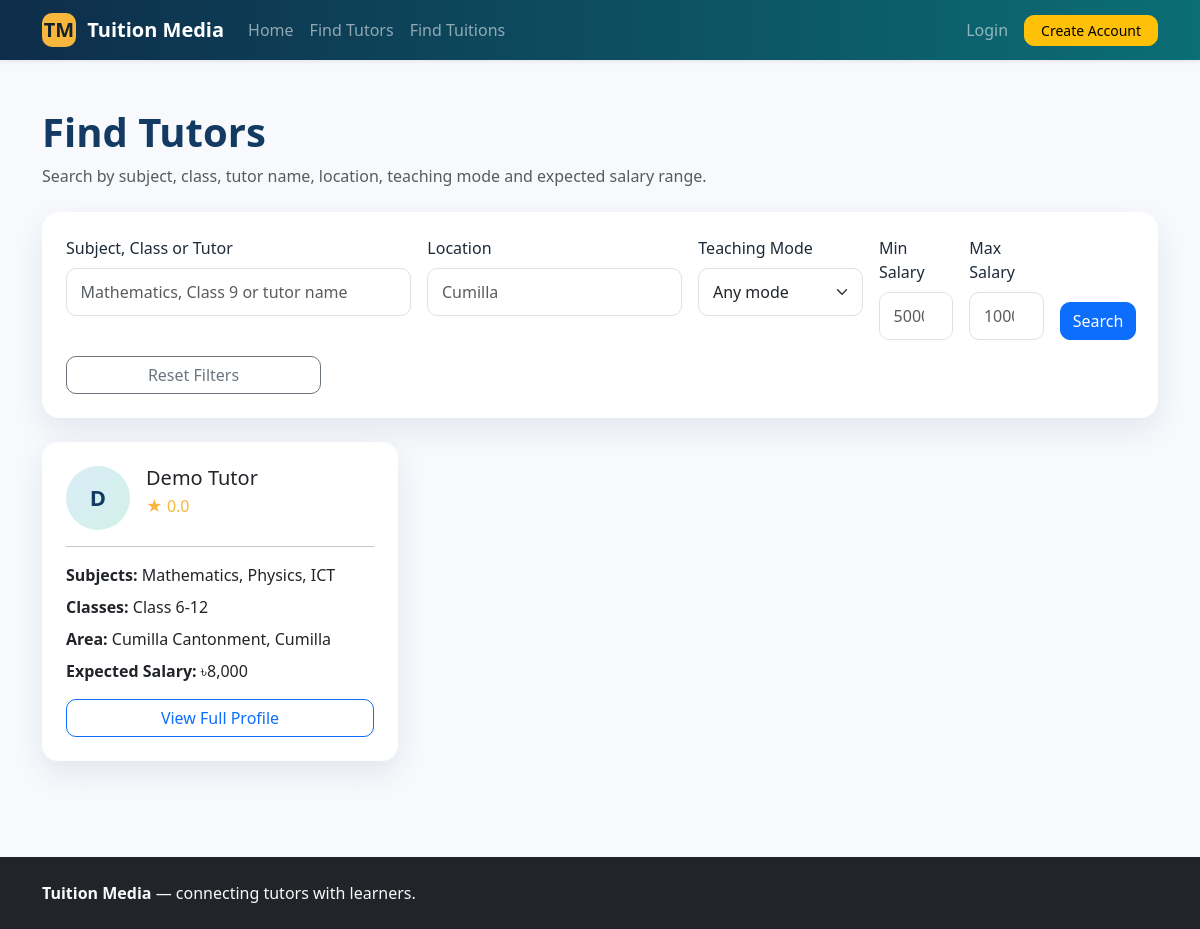
The app's page /tutors.php with its own data.
### tables this page shows
CREATE TABLE tutor_profiles (
    id INT UNSIGNED AUTO_INCREMENT PRIMARY KEY,
    user_id INT UNSIGNED NOT NULL UNIQUE,
    gender ENUM('Male','Female','Any') DEFAULT 'Any',
    education VARCHAR(160) DEFAULT '',
    university VARCHAR(180) DEFAULT '',
    subjects VARCHAR(255) DEFAULT '',
    classes VARCHAR(255) DEFAULT '',
    location VARCHAR(180) DEFAULT '',
    experience_years INT UNSIGNED DEFAULT 0,
    expected_salary DECIMAL(10,2) DEFAULT 0,
    teaching_mode ENUM('Home Tutoring','Online','Both') DEFAULT 'Home Tutoring',
    bio TEXT,
    approval_status ENUM('pending','approved','rejected') DEFAULT 'pending',
    created_at TIMESTAMP DEFAULT CURRENT_TIMESTAMP,
    updated_at TIMESTAMP DEFAULT CURRENT_TIMESTAMP ON UPDATE CURRENT_TIMESTAMP,
    INDEX idx_tutor_salary(expected_salary),
    CONSTRAINT fk_tutor_user FOREIGN KEY(user_id) REFERENCES users(id) ON DELETE CASCADE
);

CREATE TABLE users (
    id INT UNSIGNED AUTO_INCREMENT PRIMARY KEY,
    name VARCHAR(120) NOT NULL,
    email VARCHAR(160) NOT NULL UNIQUE,
    phone VARCHAR(30) DEFAULT NULL,
    password VARCHAR(255) NOT NULL,
    role ENUM('student','guardian','tutor','admin') NOT NULL,
    status ENUM('active','blocked') NOT NULL DEFAULT 'active',
    created_at TIMESTAMP DEFAULT CURRENT_TIMESTAMP,
    updated_at TIMESTAMP DEFAULT CURRENT_TIMESTAMP ON UPDATE CURRENT_TIMESTAMP
);

### includes/functions.php (called while the page is built, shortened)
<?php
function e(?string $value): string {
    return htmlspecialchars($value ?? '', ENT_QUOTES, 'UTF-8');
}
function url(string $path = ''): string {
    return BASE_URL . ($path ? '/' . ltrim($path, '/') : '');
}

### tutors.php (the view, shortened to what this page needs)
<?php
require __DIR__ . '/includes/header.php';
$q = trim($_GET['q'] ?? '');
$location = trim($_GET['location'] ?? '');
$minSalaryRaw = trim($_GET['min_salary'] ?? '');
$maxSalaryRaw = trim($_GET['max_salary'] ?? '');
$sql = "SELECT tp.*, u.name, u.phone,
        (SELECT COALESCE(AVG(r.rating), 0) FROM reviews r WHERE r.tutor_id = tp.id) AS avg_rating
        FROM tutor_profiles tp
        JOIN users u ON u.id = tp.user_id
        WHERE tp.approval_status = 'approved' AND u.status = 'active'";
$params = [];
$sql .= ' ORDER BY avg_rating DESC, tp.updated_at DESC';
$stmt = $pdo->prepare($sql);
$stmt->execute($params);
$rows = $stmt->fetchAll();
?>
<div class="container py-5">
    <div class="mb-4">
        <h1 class="section-title">Find Tutors</h1>
        <p class="text-muted">Search by subject, class, tutor name, location, teaching mode and expected salary range.</p>
    </div>
    <form class="filter-box shadow-soft p-4 mb-4" method="get">
        <div class="row g-3">
            <div class="col-lg-4"><label class="form-label">Subject, Class or Tutor</label><input class="form-control" name="q" value="<?= e($q) ?>" placeholder="Mathematics, Class 9 or tutor name"></div>
            <div class="col-lg-3"><label class="form-label">Location</label><input class="form-control" name="location" value="<?= e($location) ?>" placeholder="Cumilla"></div>
            <div class="col-lg-2"><label class="form-label">Teaching Mode</label><select class="form-select" name="mode"><option value="">Any mode</option></select></div>
            <div class="col-lg-1 col-md-3"><label class="form-label">Min Salary</label><input type="number" min="0" step="500" class="form-control" name="min_salary" value="<?= e($minSalaryRaw) ?>" placeholder="5000"></div>
            <div class="col-lg-1 col-md-3"><label class="form-label">Max Salary</label><input type="number" min="0" step="500" class="form-control" name="max_salary" value="<?= e($maxSalaryRaw) ?>" placeholder="10000"></div>
            <div class="col-lg-1 col-md-3 d-grid align-self-end"><button class="btn btn-primary">Search</button></div>
            <div class="col-md-3 d-grid"><a class="btn btn-outline-secondary" href="<?= url('tutors.php') ?>">Reset Filters</a></div>
        </div>
    </form>
    <div class="row g-4">
        <?php foreach ($rows as $t): ?>
            <div class="col-md-6 col-lg-4">
                <div class="card h-100 shadow-soft p-4">
                    <div class="d-flex gap-3"><div class="avatar-circle"><?= e(strtoupper(substr($t['name'], 0, 1))) ?></div><div><h5 class="mb-1"><?= e($t['name']) ?></h5><div class="rating-stars">★ <?= number_format((float)$t['avg_rating'], 1) ?></div></div></div>
                    <hr>
                    <p class="mb-2"><strong>Subjects:</strong> <?= e($t['subjects']) ?></p>
                    <p class="mb-2"><strong>Classes:</strong> <?= e($t['classes']) ?></p>
                    <p class="mb-2"><strong>Area:</strong> <?= e($t['location']) ?></p>
                    <p class="mb-3"><strong>Expected Salary:</strong> ৳<?= number_format((float)$t['expected_salary']) ?></p>
                    <a class="btn btn-outline-primary mt-auto" href="<?= url('tutor_view.php?id=' . $t['id']) ?>">View Full Profile</a>
                </div>
            </div>
        <?php endforeach; ?>
    </div>
</div>
<?php require __DIR__ . '/includes/footer.php'; ?>

### assets/css/style.css (style rules this page uses)
:root { --tm-primary: #123a63; --tm-secondary: #0b6e75; --tm-accent: #f6b73c; --tm-soft: #f5f8fc; }
body { background: #f7f9fc; color: #1d2a38; }
.section-title { color: var(--tm-primary); font-weight: 800; }
.card { border: 0; border-radius: 16px; }
.shadow-soft { box-shadow: 0 12px 30px rgba(18, 58, 99, 0.09); }
.avatar-circle { display: flex; width: 64px; height: 64px; align-items: center; justify-content: center; border-radius: 50%; background: linear-gradient(135deg, #d9edf7, #d3f1e9); color: var(--tm-primary); font-size: 22px; font-weight: 700; }
.filter-box { border-radius: 18px; background: #ffffff; }
.form-control, .form-select { padding: 0.68rem 0.85rem; border-radius: 10px; }
.btn { border-radius: 10px; }
.rating-stars { color: var(--tm-accent); }

### records on screen
tutor_profiles: user.name "D", user.name "Demo Tutor", avg_rating "0.0", subjects "Mathematics, Physics, ICT", classes "Class 6-12", location "Cumilla Cantonment, Cumilla", expected_salary "8,000"
